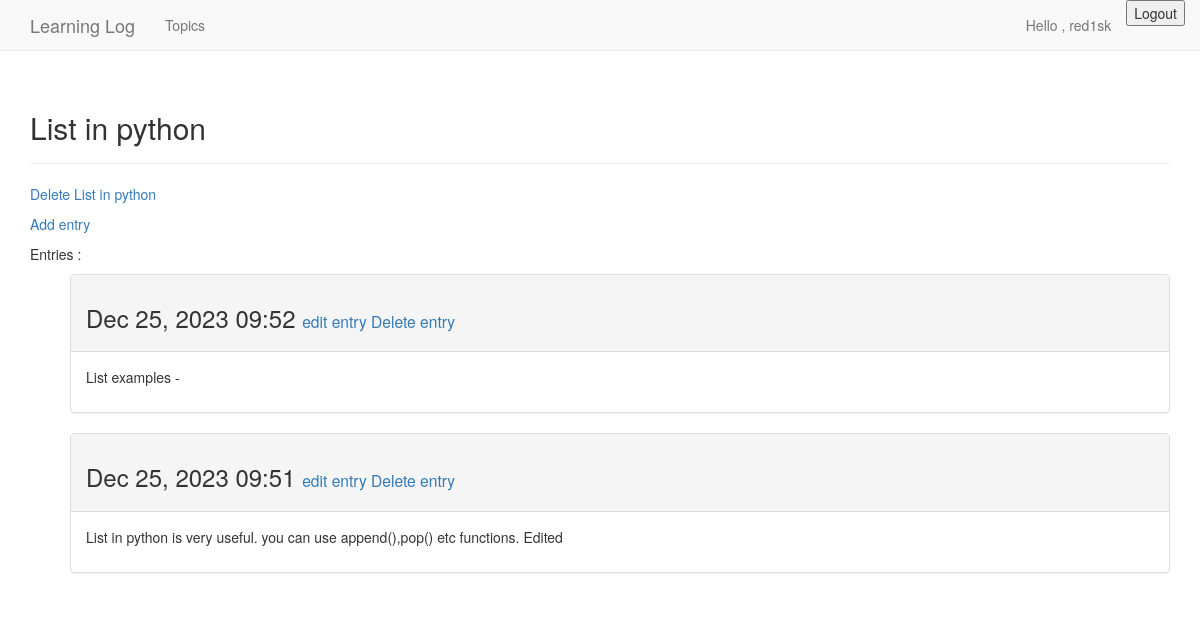
Screenshot of /topics/5/ (signed in) with the database file from the repository.
### learnLogs/models.py (models this page shows, shortened)
class Topic(models.Model):
    text = models.CharField(max_length=200)
    date_added = models.DateTimeField(auto_now_add=True)
    owner = models.ForeignKey(User,on_delete = models.CASCADE)
    def __str__(self):
        return self.text

class Entry(models.Model):
    topic = models.ForeignKey(Topic,on_delete=models.CASCADE)
    text = models.TextField()
    date_added = models.DateTimeField(auto_now_add=True)
    class Meta:
        verbose_name_plural = 'entries'

### learnLogs/views.py (the view)
# urls.py: path('topics/<int:topic_id>/',views.topic,name = 'topic'),
@login_required
def topic(request,topic_id):
    topic = Topic.objects.get(id = topic_id)
    if topic.owner != request.user:
        raise Http404
    entries = topic.entry_set.order_by('-date_added')
    context = {'topic':topic,'entries':entries}
    return render(request,'learnLogs/topic.html',context)

### learnLogs/templates/learnLogs/topic.html
{% extends 'learnLogs/base.html'%}
{% block header %}
    <h2>{{ topic }}</h2>
{% endblock header %}
{% block content %}
<p><a href="{% url 'learnLogs:del_topic' topic.id%}">Delete {{topic}}</a></p>
<p>
    <a href = "{% url 'learnLogs:new_entry' topic.id %}">Add entry</a>
</p>
<p>Entries :</p>
<ul>
    {% for entry in entries%}
    <div class="panel panel-default">
         <div class="panel-heading">
            <h3>
                {{ entry.date_added|date:'M d, Y H:i' }}
                <small>
                    <a href="{% url 'learnLogs:edit_entry' entry.id %}">
                    edit entry</a>
                    <a href="{% url 'learnLogs:del_entry' entry.id %}">Delete entry</a>
                </small>
            </h3>
        </div>
        <div class="panel-body">
            {{ entry.text|linebreaks }}
    </div>
         </div>
    {% empty %}
        <li>There are No entries for this topic.</li>
    {% endfor %}
</ul>
{% endblock content %}

### learnLogs/templates/learnLogs/base.html (shortened to what this page needs)
{% load bootstrap3 %}
<!DOCTYPE html>
<html lang="en">
<head>
    {% bootstrap_css %}
</head>
<body>
    <nav class = "navbar navbar-default navbar-static-top">
        <div class = "container">
            <div class = "navbar-header">
                <a class="navbar-brand" href="{% url 'learnLogs:index' %}">
                    Learning Log
                </a>
            </div>
            <div id = "navbar" class = "navbar-collapse collapse">
                <ul class = "nav navbar-nav">
                    {% if user.is_authenticated %}
                        <li><a href="{% url 'learnLogs:topics' %}">Topics</a></li>
                    {% endif %}
                </ul>
                <ul class = "nav navbar-nav navbar-right">
                    {% if user.is_authenticated %}
                        <li><a>Hello , {{user.username}}</a></li>
                        <li id = "logout_form"><form action="{% url 'accounts:logout' %}" method="post">
                                <button name="submit">Logout</button>
                            </form>
                        </li>
                    {% else %}
                        <li><a href="{% url 'accounts:register' %}">register</a></li>
                        <li><a href="{% url 'accounts:login' %}">log in</a></li>
                    {% endif %}
                </ul>
            </div>
        </div>
    </nav>
    <div class = "container">
        <div class = "page-header">
            {% block header %}
            {% endblock header %}
        </div>
        <div>
            {% block content %}{% endblock content %}
        </div>
</body>
</html>

### rows the page displays
Topic: text "List in python"
Entry: date_added "Dec 25, 2023 09:52", text "List examples -"
Entry: date_added "Dec 25, 2023 09:51", text "List in python is very useful. you can use append(),pop() etc functions. Edited"

### other values shown
{{ user.username }} "red1sk"
